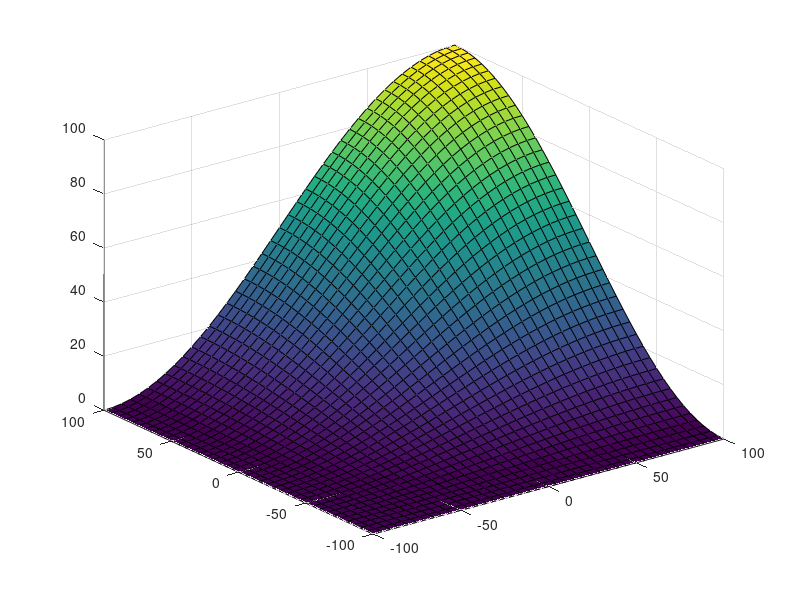
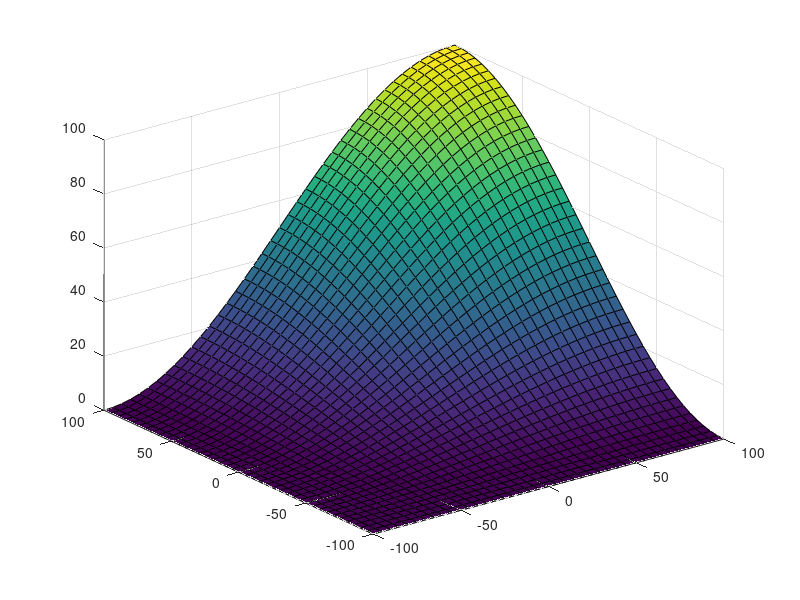

MATLAB code to generate these figures, in order:
[u1, u2] = meshgrid(-100:5:100);

pinrm = @(x) x*pi/200;
sinx = @(x) (sin(x)+1)/2;
fit = @(x, y) 100 * sinx(x) .* sinx(y);
figure(1);
surf(u1, u2, fit(pinrm(u1), pinrm(u2)));

fitx = @(x, y) 100 * (sin(pi/200*x)+1) .* (sin(pi/200*y)+1) / 4;
figure(2);
surf(u1, u2, fitx(u1, u2));